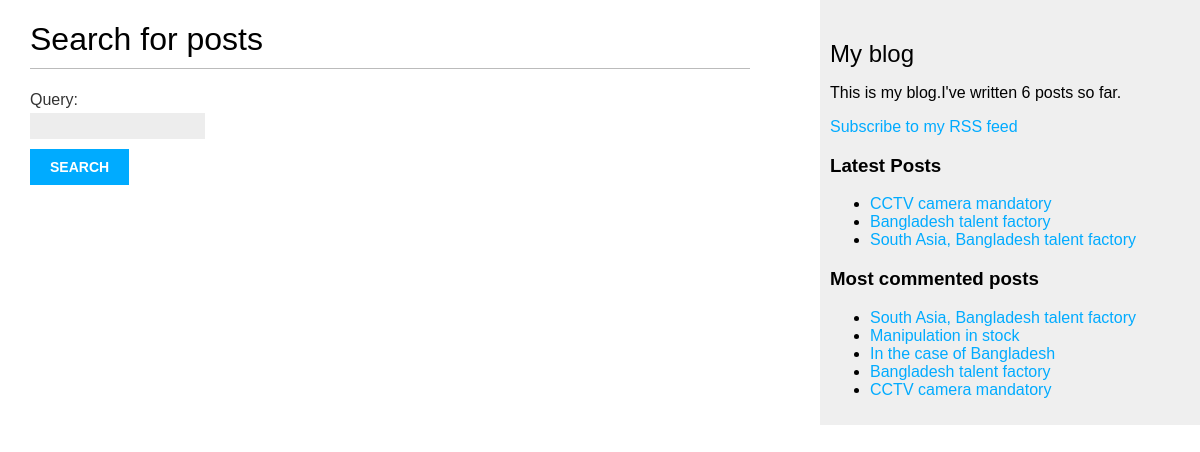
The app's page /search/ with its own data.
### blog/models.py (models this page shows, shortened)
class Post(models.Model):
    STATUS_CHOICES = (
    ('draft', 'Draft'),
    ('published', 'Published'),
    )
    title = models.CharField(max_length=250)
    slug = models.SlugField(max_length=250, unique_for_date='publish')
    author = models.ForeignKey(User,on_delete=models.CASCADE, related_name='blog_posts')
    body = models.TextField()
    publish = models.DateTimeField(default=timezone.now)
    created = models.DateTimeField(auto_now_add=True)
    updated = models.DateTimeField(auto_now=True)
    status = models.CharField(max_length=10,choices=STATUS_CHOICES,default='draft')
    objects = models.Manager() # The default manager.
    published = PublishedManager() # Our custom manager.
    tags = TaggableManager()
    class Meta:
        ordering = ('-publish',)
    def get_absolute_url(self):
        return reverse('post_detail',
            args=[self.publish.year,
            self.publish.month,
            self.publish.day, self.slug])

### blog/views.py (the view, shortened to what this page needs)
# urls.py: path('search/', views.post_search, name='post_search'),
def post_search(request):
    form = SearchForm()
    query = None
    results = []
    context = {'form':form, 'query':query, 'results':results}
    return render(request, 'blog/search.html', context )

### blog/forms.py
class SearchForm(forms.Form):
 query = forms.CharField()

### blog/templatetags/blog_tags.py (called while the page is built)
@register.simple_tag
def total_post():
    return Post.objects.count()

@register.inclusion_tag('blog/latest_posts.html')
def show_latest_post(count=5):
    latest_post = Post.objects.order_by('-publish')[:count]
    return {'latest_post':latest_post}

@register.simple_tag
def most_commented_post(count=5):
    return Post.objects.annotate(total_comments=Count('comments')).order_by('-total_comments')[:count]

### blog/templates/blog/search.html (shortened to what this page needs)
{% extends "blog/base.html" %}
{% load blog_tags %}
{% block content %}
    {% if query %}
    <h1>Posts containing "{{ query }}"</h1>
    <h3>
        {% with results.count as total_results %}
        Found {{ total_results }} result{{ total_results|pluralize }}
        {% endwith %}
    </h3>
    {% for post in results %}
    <h4><a href="{{ post.get_absolute_url }}">{{ post.title }}</a></h4>
    {{ post.body|markdown|truncatewords_html:5 }}
    {% empty %}
    <p>There are no results for your query.</p>
    {% endfor %}
    <p><a href="{% url "post_search" %}">Search again</a></p>
    {% else %}
    <h1>Search for posts</h1>
    <form method="get">
    {{ form.as_p }}
    <input type="submit" value="Search">
    </form>
    {% endif %}
{% endblock content %}

### blog/templates/blog/base.html (shortened to what this page needs)
{% load blog_tags %}
{% load static %}
<!DOCTYPE html>
<html>
<head>
  <link rel="stylesheet" href="{% static 'css/main.css' %}">
</head>
<body>
  <div id="content">
    {% block content %}
    {% endblock %}
  </div>
  <div id="sidebar">
    <h2>My blog</h2>
    <p>This is my blog.I've written {% total_post %} posts so far.</p>
    <p>
      <a href="{% url 'post_feed' %}">Subscribe to my RSS feed</a>
     </p>
    <h3>Latest Posts</h3>
    {% show_latest_post 3 %}
    <h3>Most commented posts</h3>
    {% most_commented_post as commented_post %}
    <ul>
      {% for post in commented_post %}
      <li><a href="{{ post.get_absolute_url }}">{{post.title}}</a></li>
      {% endfor %}
    </ul>
  </div>
</body>
</html>

### blog/templates/blog/latest_posts.html
<ul>
    {% for post in latest_post %}
    <li>
    <a href="{{ post.get_absolute_url }}">{{ post.title }}</a>
    </li>
    {% endfor %}
   </ul>

### static/css/main.css (style rules this page uses)
body { margin:0; padding:0; font-family:helvetica, sans-serif; }
a { color:#00abff; text-decoration:none; }
h1 { font-weight:normal; border-bottom:1px solid #bbb; padding:0 0 10px 0; }
h2 { font-weight:normal; margin:30px 0 0; }
#content { float:left; width:60%; padding:0 0 0 30px; }
#sidebar { float:right; width:30%; padding:10px; background:#efefef; height:100%; }
label { float:left; clear:both; color:#333; margin-bottom:4px; }
input, textarea { clear:both; float:left; margin:0 0 10px; background:#ededed; border:0; padding:6px 10px; font-size:12px; }
input[type=submit] { font-weight:bold; background:#00abff; color:#fff; padding:10px 20px; font-size:14px; text-transform:uppercase; }

### records on screen
Post: title "CCTV camera mandatory"
Post: title "Bangladesh talent factory"
Post: title "South Asia, Bangladesh talent factory"
Post: title "Manipulation in stock"
Post: title "In the case of Bangladesh"
